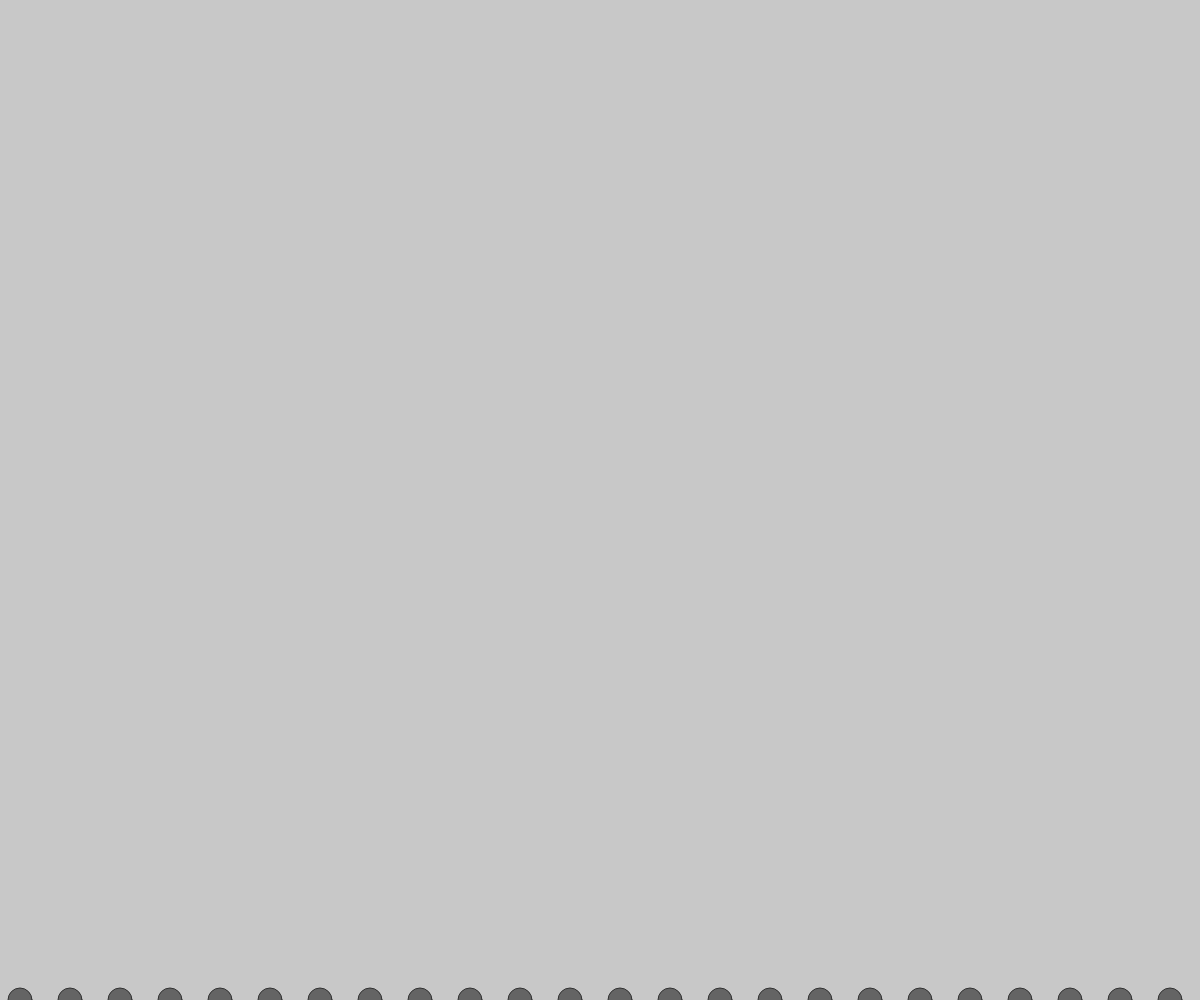
Frame 1 (no input)
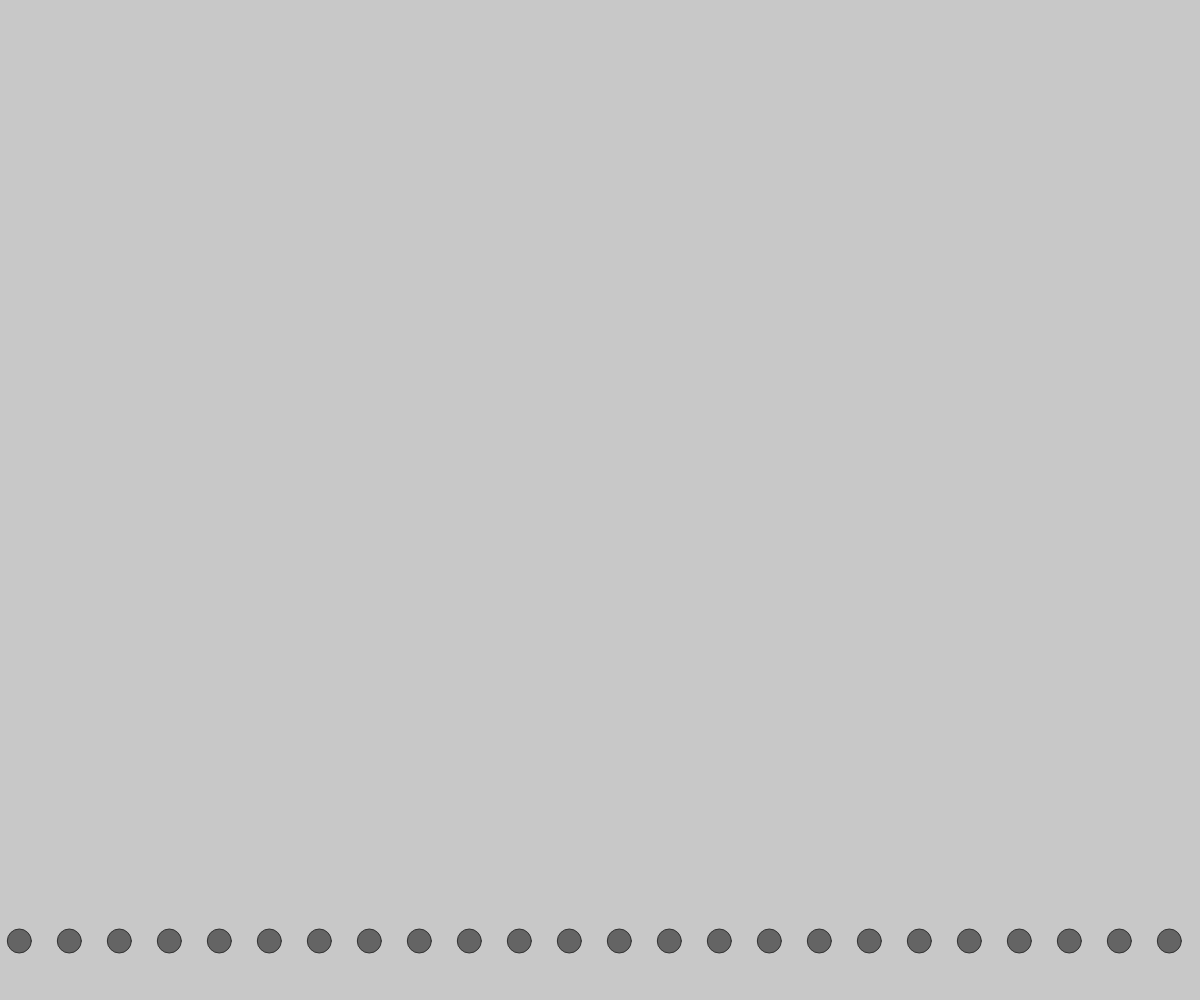
Frame 60 (no input)
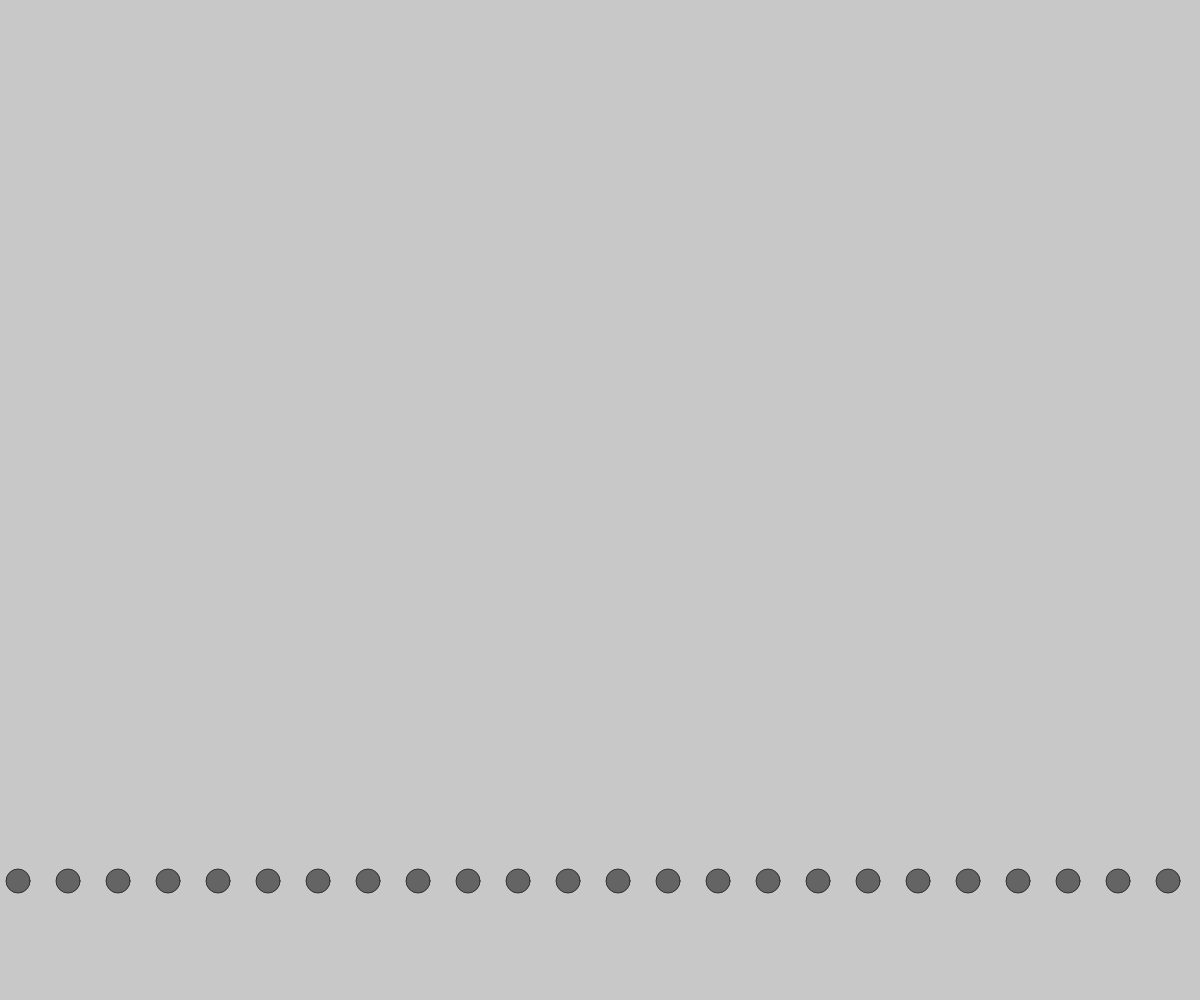
Frame 120 (the mouse pressed at the canvas centre since frame 60)

The p5.js sketch that drew these frames (run headless with seeded random() and noise() and a simulated clock; from frame 60 on, the mouse is pressed at the canvas centre):

// p5.js sketch
// ── sketch.js
// declaramos las variables
var x, y;
var inc = 50;

function setup() {
  createCanvas(windowWidth, windowHeight);
  // declaramos x e y en el centro
  x = 0;
  y = height;
}

function draw() {
  background(200);
  // Pintamos un circulos
  stroke(50);
  fill(100);
  for (var i = 20; i <width; i +=inc) {
    ellipse(x+i, y, 24, 24);
  }
  x = x + random(-1, 1);
  y = y - 1;
  // Movemos en eje horizontal de forma loca (aleatoria)
  // movemos para arriba de forma constante

  // Lo reseteamos si llega a cero
  if (y < 0) {
    y = height;
  }
}
